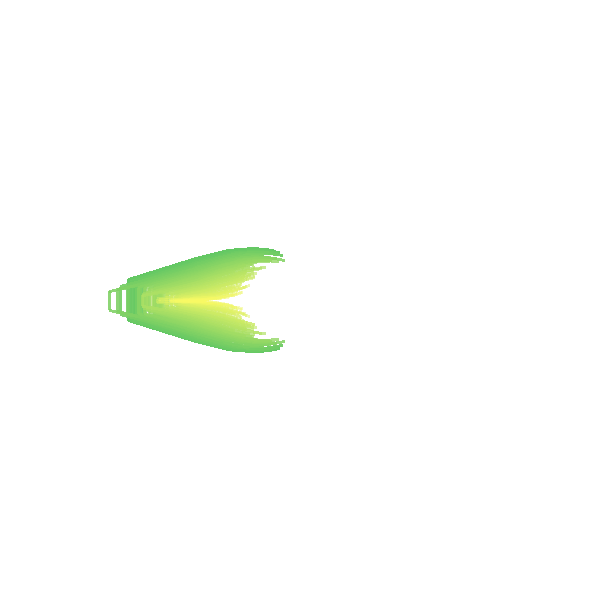

Write Python code to recreate this figure.
import random

import perlin_noise
import pygame as pg
import math
from visual import effects as eff
import time
import physics

random.seed(time.time())

sf = pg.Surface((300, 300), pg.SRCALPHA)

def rotation_coordinate(rotation):
    return (math.sin(math.radians(rotation)),
            -math.cos(math.radians(rotation)))

noises = perlin_noise.PerlinNoise(octaves=2, seed=random.randint(0, 1000000))
snoises = [noises(i / 100) for i in range(1000)]
mx = max(snoises)
mn = min(snoises)
size = 4
sz = int(size * 10)
dst = size * 33
gdt = 23
for j in range(sz):
    i = j / 10
    d = (dst - i * gdt)
    dt = (sz - j) * 120 / sz * ((snoises[j * 999 // sz] - mn) / (mx - mn) * 8 / 5 + .2)
    rots = [(rotation_coordinate(90 - dt * i / 9 + dt / 2), 90 - dt * i / 9 + dt / 2) for i in range(9, -1, -1)]
    eff.pointed_curve((int(255 * j / sz), 255, 255),
                      [(physics.Vector2D(0, 0, 150, 150) + physics.Vector2D(0, 0, vx, vy) * d).to_value() for (vx, vy), r in rots],
                      3, salpha=int(255 - i * 20), target=sf)

pg.image.save(sf, "ceff.png")